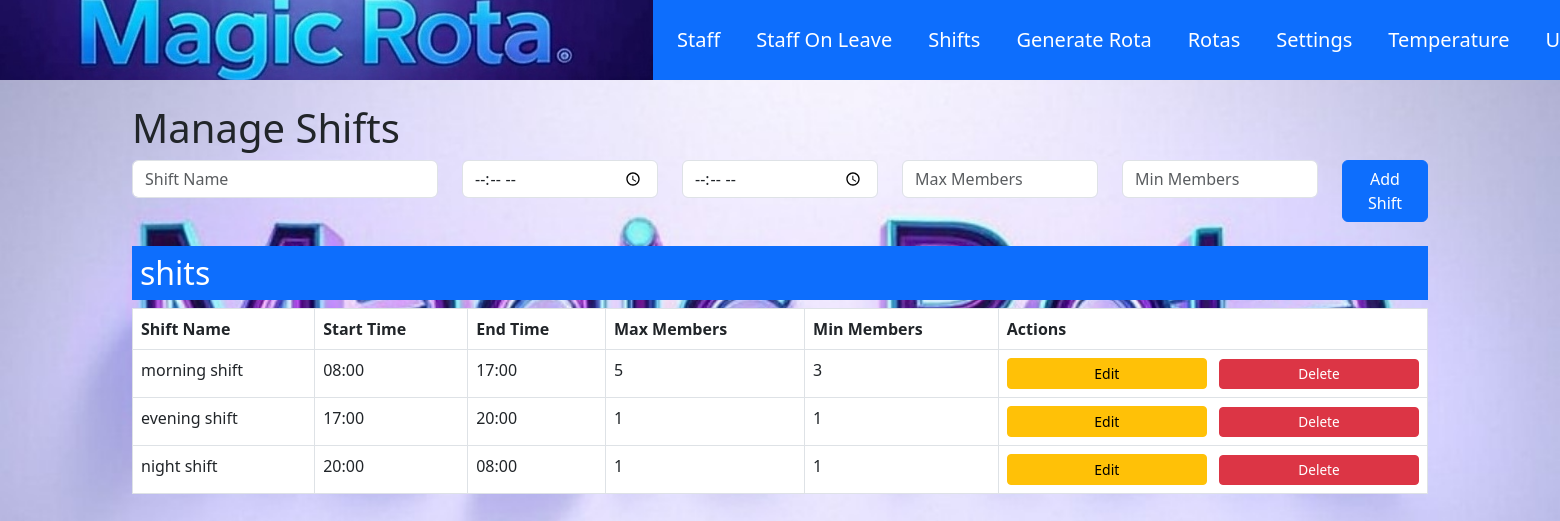
Page /shifts (signed in) on the committed database.
### models/models.py (models this page shows, shortened)
class Shift(db.Model):
    id = db.Column(db.Integer, primary_key=True)
    name = db.Column(db.String(100), nullable=False)
    start_time = db.Column(db.Time, nullable=False)
    end_time = db.Column(db.Time, nullable=False)
    max_members = db.Column(db.Integer, nullable=False)
    min_members = db.Column(db.Integer, nullable=False)

### blueprints/shifts.py (the view, shortened to what this page needs)
@shifts_bp.route('/shifts', methods=['GET', 'POST'])
@login_required
def shifts():
    shifts = Shift.query.all()
    return render_template('shifts.html', shifts=shifts)

### app.py (called while the page is built)
@login_manager.user_loader
def load_user(user_id):
    return db.session.get(User, int(user_id))

@app.before_request
def update_session_timeout():
    if current_user.is_authenticated:
        session.permanent = True  # Extend the session lifetime for each request

### templates/shifts.html (shortened to what this page needs)
{% extends 'base.html' %}
{% block content %}
<h1>Manage Shifts</h1>
<form method="POST" action="/shifts" class="mb-4">
    <div class="row">
        <div class="col-md-3">
            <input type="text" name="shift_name" class="form-control" placeholder="Shift Name" required>
        </div>
        <div class="col-md-2">
            <input type="time" name="start_time" class="form-control" required>
        </div>
        <div class="col-md-2">
            <input type="time" name="end_time" class="form-control" required>
        </div>
        <div class="col-md-2">
            <input type="number" name="max_members" class="form-control" placeholder="Max Members" required>
        </div>
        <div class="col-md-2">
            <input type="number" name="min_members" class="form-control" placeholder="Min Members" required>
        </div>
        <div class="col-md-1">
            <button type="submit" class="btn btn-primary w-100">Add Shift</button>
        </div>
    </div>
</form>
<h2 class="mt-4 text-white bg-primary p-2">shits</h2>
<table class="table table-bordered">
    <thead>
        <tr>
            <th>Shift Name</th>
            <th>Start Time</th>
            <th>End Time</th>
            <th>Max Members</th>
            <th>Min Members</th>
            <th style="width: 15%; white-space: nowrap;">Actions</th>
        </tr>
    </thead>
    <tbody>
        {% for shift in shifts %}
        <tr>
            <td>{{ shift.name }}</td>
            <td>{{ shift.start_time.strftime('%H:%M') }}</td>
            <td>{{ shift.end_time.strftime('%H:%M') }}</td>
            <td>{{ shift.max_members }}</td>
            <td>{{ shift.min_members }}</td>
            <td class="text-nowrap">
                <button
                    class="btn btn-warning btn-sm me-2"
                    data-bs-toggle="modal"
                    data-bs-target="#editShiftModal{{ shift.id }}">
                    Edit
                </button>
                <form method="POST" action="{{ url_for('shifts.delete_shift', shift_id=shift.id) }}" class="d-inline">
                    <button
                        type="submit"
                        class="btn btn-danger btn-sm px-2 py-1"
                        style="font-size: 0.85rem;">
                        Delete
                    </button>
                </form>
            </td>
        </tr>
        {% endfor %}
    </tbody>
</table>
{% endblock %}

### static/styles.css (style rules this page uses)
button { align-self: center; width: 200px; }
body { background-image: url('/static/images/magic.jpeg'); background-size: cover; background-repeat: no-repeat; background-attachment: fixed; background-position: center; }

### rows in the picture
Shift: name "morning shift", start_time "08:00", end_time "17:00", max_members "5", min_members "3"
Shift: name "evening shift", start_time "17:00", end_time "20:00", max_members "1", min_members "1"
Shift: name "night shift", start_time "20:00", end_time "08:00", max_members "1", min_members "1"
